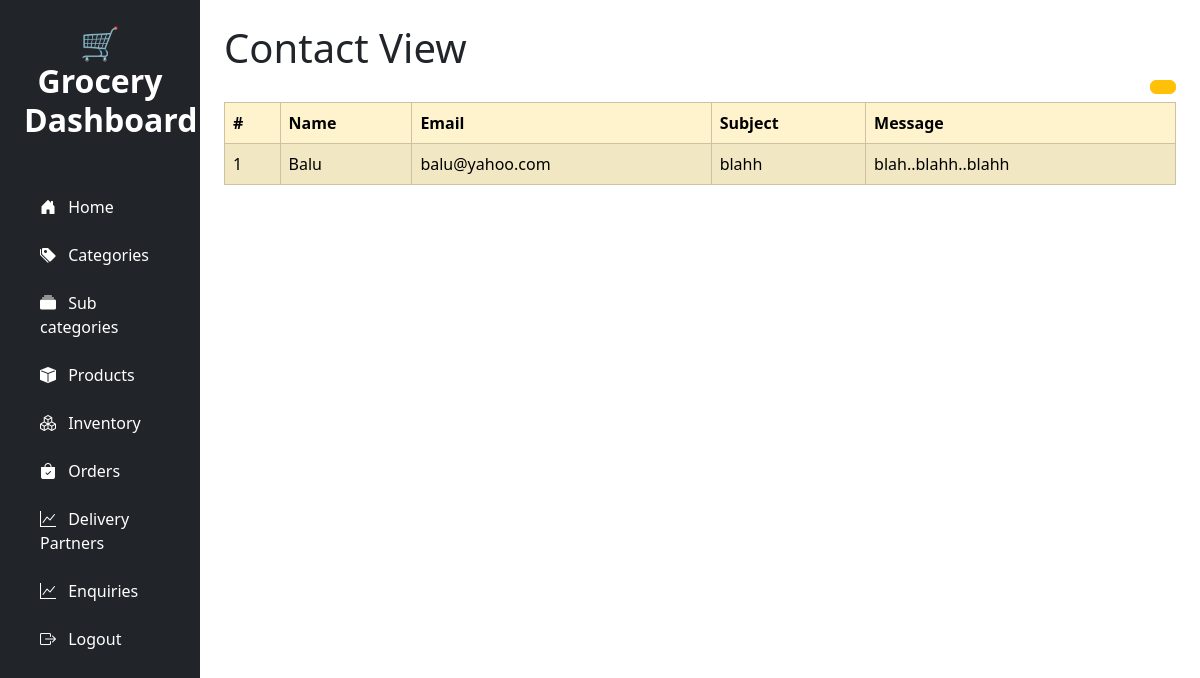
The page /contactpagetbl/ on the database its author committed.
### Grocerapp/models.py (models this page shows)
class Tbl_contact_page(models.Model):
    contactname=models.CharField(max_length=100,null=True)
    email=models.CharField(max_length=100,null=True)
    subject=models.CharField(max_length=500,null=True)
    message=models.CharField(max_length=500,null=True)

### Grocerapp/views.py (the view)
# urls.py: path('contactpagetbl/',views.contactpagetbl),
def contactpagetbl(request):
    Data= Tbl_contact_page.objects.all()
    return render(request,'contactpagetbl.html',{'Data':Data})

### templates/contactpagetbl.html
{% include 'navbar.html' %}
<h1>Contact View</h1>
<a href="/Contactpage/" class="btn btn-warning mb-2 float-end"></a>
<table class="table table-bordered table-striped table-warning">
  <thead>
    <tr>
      <th scope="col">#</th>
      <th scope="col">Name</th>
      <th scope="col">Email</th>
      <th scope="col">Subject</th>
        <th scope="col">Message</th>
    </tr>
  </thead>
  <tbody>
  {% for i in Data %}
    <tr>
      <td>{{forloop.counter}}</td>
      <td>{{i.contactname}}</td>
      <td>{{i.email}}</td>
      <td>{{i.subject}}</td>
        <td>{{i.message}}</td>
  {% endfor %}
  </tbody>
</table>

### rows shown on the page
Tbl_contact_page: contactname "Balu", email "balu@yahoo.com", subject "blahh", message "blah..blahh..blahh"
